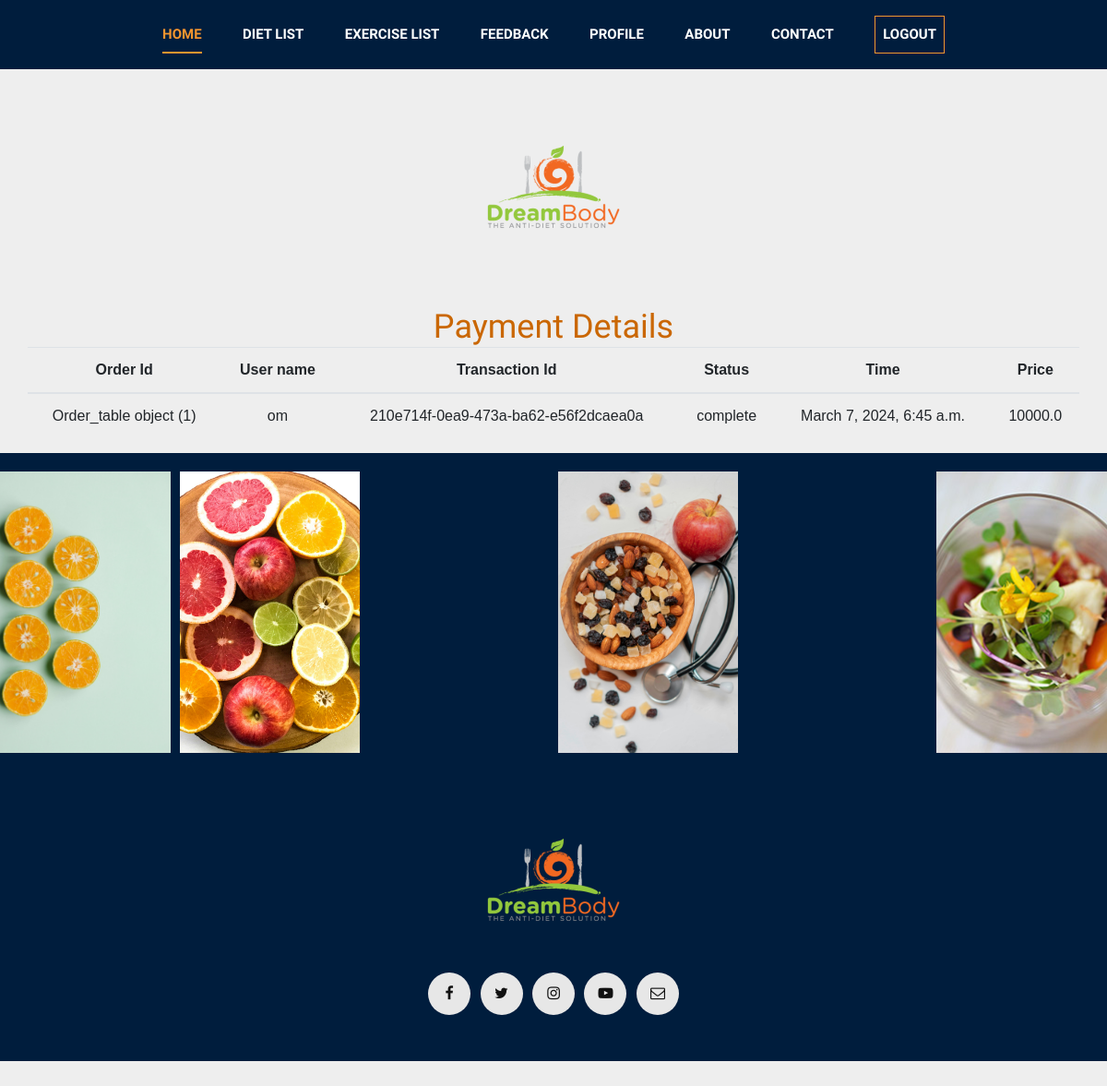
/show (signed in), run on the app's committed database.
### new/models.py (models this page shows)
class payment_table(models.Model):
    order_id = models.ForeignKey(Order_table, on_delete=models.CASCADE)
    user_id = models.ForeignKey(User_table, on_delete=models.CASCADE)
    transaction_id = models.CharField(max_length=10)
    status1 = models.CharField(max_length=20, choices=order_status, default='')
    time = models.DateTimeField()
    a_amount = models.FloatField()

class Order_table(models.Model):
    user_id = models.ForeignKey(User_table, on_delete=models.CASCADE)
    plan_id = models.ForeignKey(SubscriptionPlan_table, on_delete=models.CASCADE)
    add = models.DateTimeField(auto_now=True)
    status = models.CharField(max_length=20, choices=order_status ,default="")
    amount = models.FloatField()

class User_table(models.Model):
    u_name = models.CharField(max_length=20)
    email = models.EmailField()
    password = models.CharField(max_length=20)
    dob = models.DateField()
    gender = models.CharField(max_length=20)
    mobile = models.BigIntegerField()
    address = models.TextField()
    def __str__(self):
        return self.u_name

### new/views.py (the view)
# urls.py: path('show', views.showpayment, name='show'),
def showpayment(request):
    uid = request.session["log_id"]
    allpayment = payment_table.objects.filter(user_id=uid)
    diet1 = diet_info(request)
    print(allpayment)
    context = {
        "paymentdata": allpayment,
        **diet1
    }
    return render(request,'showpayment.html', context)

### new/views.py (called while the page is built)
def diet_info(request):
    diet_data = False  # Assume diet page is not visible by default
    if request.session.get('log_id'):
        user_id = request.session['log_id']
        if Order_table.objects.filter(user_id=user_id, status='complete').exists():
            diet_data = True  # Set to True if there is an active order
    return {'diet_page_visible': diet_data}

### new/templates/showpayment.html
{%extends 'base.html'%}
{%block main%}
{%load static%}
<div class="container">
        <h2 align="center">Payment Details</h2>
        <div class="table-responsive">
            <table class="table  text-center">
                <thead>
                    <tr>
                        <th>Order Id</th>
                        <th>User name</th>
                        <th>Transaction Id</th>
                        <th>Status</th>
                        <th>Time</th>
                        <th>Price</th>
                    </tr>
                </thead>
                {% for data in paymentdata %}
                <tbody id="serviceTableBody">
                    <tr>
                        <td>{{data.order_id}}</td>
                        <td>{{data.user_id}}</td>
                        <td>{{data.transaction_id}}</td>
                        <td>{{data.status1}}</td>
                        <td>{{data.time}}</td>
                        <td>{{data.a_amount}}</td>
                    </tr>
                </tbody>
                {%endfor%}
            </table>
        </div>
</div>
{%endblock%}

### new/static/css/style.css (style rules this page uses)
html, body { height: 100%; font-family: "Nunito Sans", sans-serif; -webkit-font-smoothing: antialiased; }
h1, h2, h3, h4, h5, h6 { margin: 0; color: #ca6702; font-weight: 400; font-family: "Unna", serif; }
h2 { font-size: 36px; }
@media only screen and (min-width: 1200px) { .container { max-width: 1170px; } }

### new/static/css/editprofile.css (style rules this page uses)
body { font-family: 'Arial', sans-serif; margin: 0; padding: 0; box-sizing: border-box; }

### new/static/css/plans.css (style rules this page uses)
body { background-color:#eee; }

### data on the page
payment_table: order_id "Order_table object (1)", user_id "om", transaction_id "210e714f-0ea9-473a-ba62-e56f2dcaea0a", status1 "complete", time "March 7, 2024, 6:45 a.m.", a_amount "10000.0"
